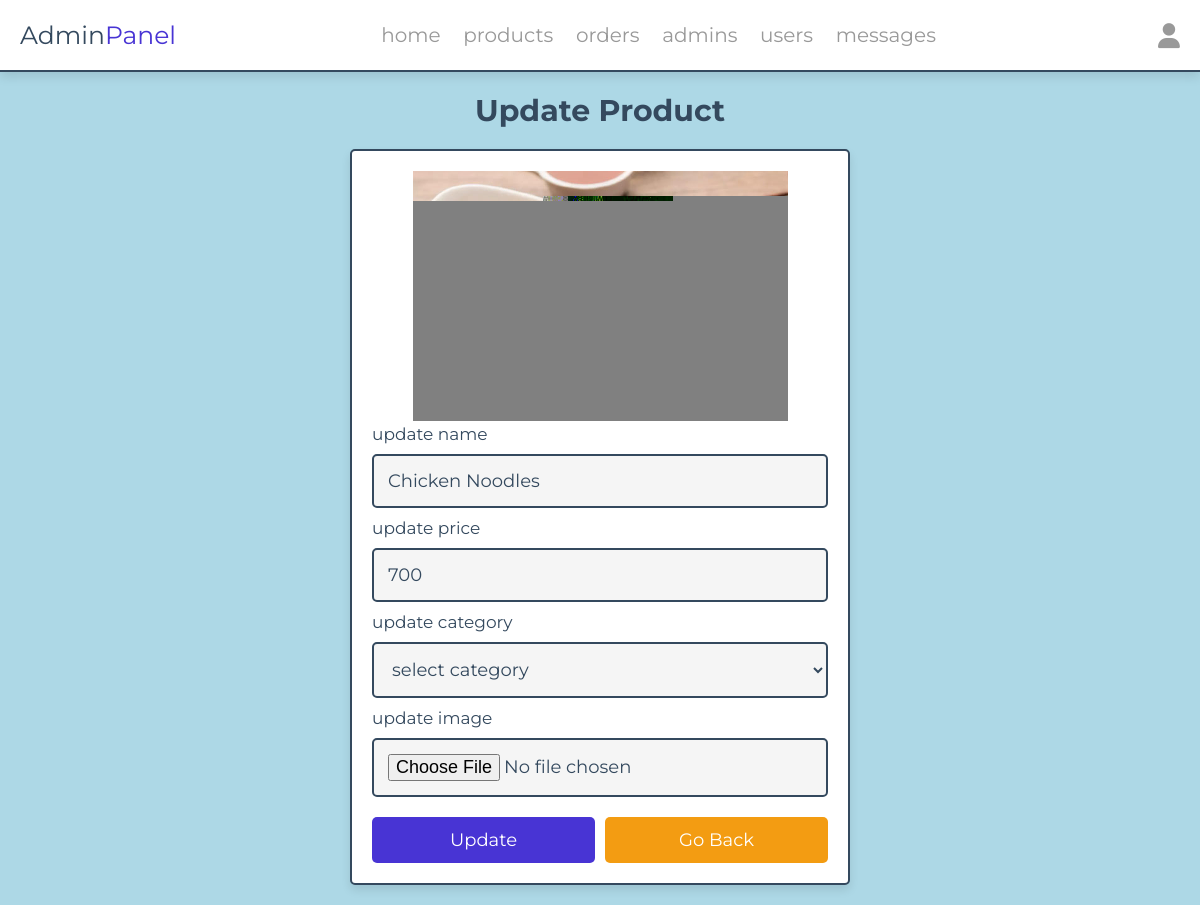
Page /admin/nood_up.php?update=1 (signed in) on the committed database.
### tables this page shows
CREATE TABLE `noodls` (
  `id` int(100) NOT NULL,
  `name` varchar(100) NOT NULL,
  `price` int(10) NOT NULL,
  `image` varchar(100) NOT NULL,
  `category` varchar(100) NOT NULL
);

### admin/nood_up.php (the view, shortened to what this page needs)
<?php
include '../components/connect.php';
?>
<!DOCTYPE html>
<html lang="en">
<head>
   <link rel="stylesheet" href="https://cdnjs.cloudflare.com/ajax/libs/font-awesome/6.1.1/css/all.min.css">
   <link rel="stylesheet" href="../css/admin_style.css">
   <link rel="stylesheet" href="../css/das.css">
</head>
<body>
<?php include '../components/admin_header.php' ?>
<section class="update-product">
   <h1 class="heading">Update Product</h1>
   <?php
      $update_id = $_GET['update'];
      $show_products = $conn->prepare("SELECT * FROM `noodls` WHERE id = ?");
      $show_products->execute([$update_id]);
      if($show_products->rowCount() > 0){
         while($fetch_products = $show_products->fetch(PDO::FETCH_ASSOC)){
   ?>
   <form action="" method="POST" enctype="multipart/form-data">
      <img src="../uploaded_img/<?= $fetch_products['image']; ?>" alt="">
      <span>update name</span>
      <input type="text" required placeholder="enter product name" name="name" maxlength="100" class="box" value="<?= $fetch_products['name']; ?>">
      <span>update price</span>
      <input type="number" min="0" max="9999999999" required placeholder="enter product price" name="price" onkeypress="if(this.value.length == 10) return false;" class="box" value="<?= $fetch_products['price']; ?>">
      <span>update category</span>
      <select name="category" class="box" required>
         <option selected value="select category">select category</option>
      </select>
      <span>update image</span>
      <input type="file" name="image" class="box" accept="image/jpg, image/jpeg, image/png, image/webp">
      <div class="flex-btn">
         <input type="submit" value="update" class="btn" name="update">
         <a href="noodls.php" class="option-btn">go back</a>
      </div>
   </form>
   <?php
         }
      }else{
         echo '<p class="empty">no products added yet!</p>';
      }
   ?>
</section>
</body>
</html>

### css/admin_style.css (style rules this page uses)
:root { --main-color:#4834d4; --red:#e74c3c; --orange:#f39c12; --black:#34495e; --white:#fff; --light-bg:#f5f5f5; --light-color:#999; --border:.2rem solid var(--black); --box-shadow:0 .5rem 1rem rgba(0,0,0,.1); }
* { font-family: 'Montserrat', sans-serif; margin:0; padding:0; box-sizing: border-box; text-decoration: none; outline: none; border:none; }
html { font-size: 62.5%; overflow-x: hidden; }
body { background-color: var(--light-bg); }
section { max-width: 1200px; margin:0 auto; padding:2rem; }
.btn, .delete-btn, .option-btn { display: block; margin-top: 1rem; border-radius: .5rem; cursor: pointer; width: 100%; font-size: 1.8rem; color:var(--white); padding:1.2rem 3rem; text-transform: capitalize; text-align: center; }
.btn { background-color: var(--main-color); }
.option-btn { background-color: var(--orange); }
.flex-btn { display: flex; gap:1rem; }
.heading { text-align: center; margin-bottom: 2rem; text-transform: capitalize; color:var(--black); font-size: 3rem; }
.update-product form { margin:0 auto; max-width: 50rem; background-color: var(--white); border-radius: .5rem; box-shadow: var(--box-shadow); border:var(--border); padding:2rem; }
.update-product form img { height: 25rem; width: 100%; object-fit: contain; }
.update-product form .box { background-color: var(--light-bg); border:var(--border); width: 100%; padding:1.4rem; font-size: 1.8rem; color:var(--black); border-radius: .5rem; margin: 1rem 0; }
.update-product form span { font-size: 1.7rem; color:var(--black); }

### css/das.css (style rules this page uses)
body { background-color:lightblue; }

### rows in the picture
noodls: image (picture), name "Chicken Noodles", price "700"
